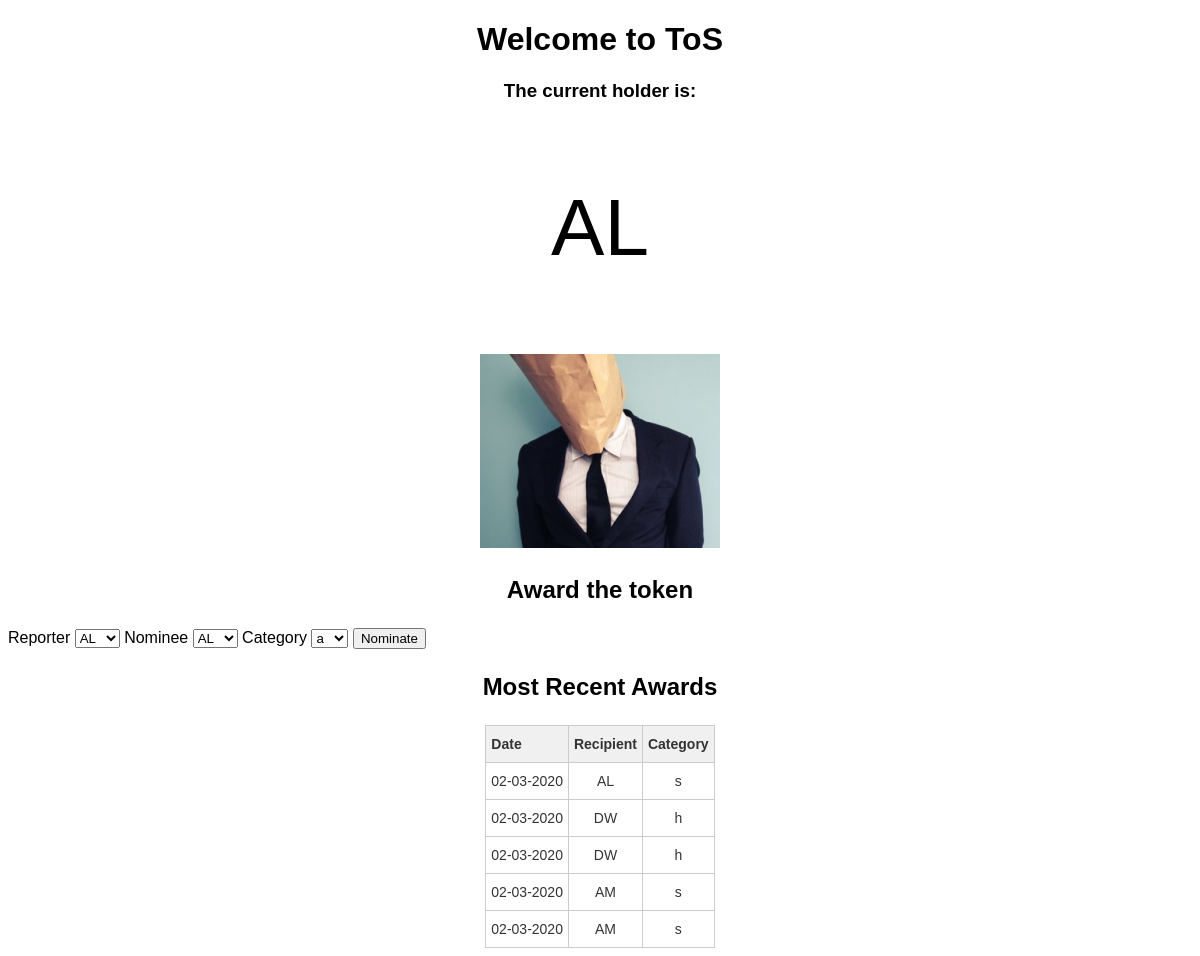
The app's page /, older data.
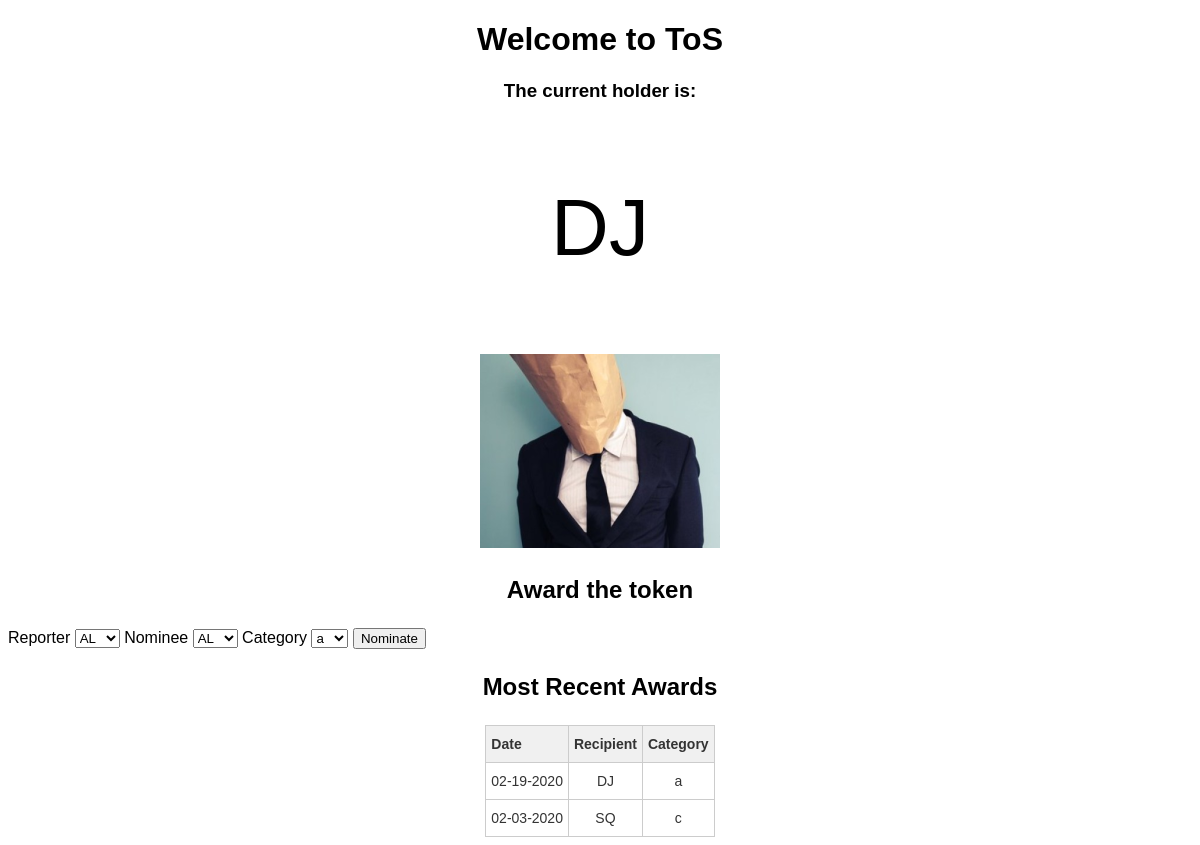
The same page, newer data.
### tables this page shows
CREATE TABLE "users"
(
	name text not null
);

CREATE TABLE events
(
	timestamp int not null
		constraint events_pk
			primary key,
	nominee int not null,
	reporter int,
	category int not null
);

CREATE TABLE categories
(
	category text not null
);

### tos.py (the view, shortened to what this page needs)
@app.route('/', methods=['GET', 'POST', ])
def root():
    db = get_db()
    cur = db.cursor()
    form = NominateForm()
    form.reporter.choices = form.nominee.choices = db_get_users(cur)
    form.category.choices = db_get_categories(cur)
    holder = db_get_holder(cur)
    events = db_get_events(cur)
    return render_template('home.html',
                           title='ToS',
                           holder=holder,
                           events=events,
                           form=form)

### forms.py
class NominateForm(FlaskForm):
    reporter = SelectField('Reporter')
    nominee = SelectField('Nominee')
    category = SelectField('Category')
    submit = SubmitField('Nominate')

### tos.py (called while the page is built)
def get_db(dbfile=None):
    db = getattr(g, '_database', None)  # ? _database exists, then get value
    if db is None:
        if dbfile is None:
            dbfile = PurePath('data/tos.sqlite')
        else:
            dbfile = PurePath(dbfile)
        db = g._database = sql.connect(str(dbfile))  # so db = a sqlite3 connection
    return db

@app.teardown_appcontext
def close_connection(exception):
    db = getattr(g, '_database', None)
    if db is not None:
        db.close()

def db_get_users(cur):
    q = "select ROWID, name from users"
    cur.execute(q)
    return cur.fetchall()

def db_get_categories(cur):
    q = "select ROWID, category from categories"
    cur.execute(q)
    return cur.fetchall()

def db_get_events(cur, limit=5):
    q = """
select events.timestamp, nominee.name, reporter.name, categories.category
from events
join users nominee on events.nominee == nominee.ROWID
join users reporter on events.reporter == reporter.ROWID
join categories on events.category == categories.ROWID
order by timestamp desc limit {}
""".format(limit)  # get all the events
    cur.execute(q)
    events = cur.fetchall()
    for i, event in enumerate(events):
        ts, nom, rep, cat = event  # extract the tuple elements
        ts = dt.fromtimestamp(ts)  # make ts human friendly
        ts = dt.strftime(ts, '%m-%d-%Y')
        events[i] = (ts, nom, rep, cat) # reconstitute the tuple & replace in events list
    return events

def db_get_holder(cur):
    q = """
select users.name
from events
join users on events.nominee = users.ROWID
where events.timestamp = (
    select max(events.timestamp)
    from events
    )"""
    cur.execute(q)
    return cur.fetchone()[0]

### templates/home.html (shortened to what this page needs)
{% extends 'base.html' %}
{% block content %}
<h1 style="text-align: center">Welcome to ToS</h1>
<p><h3 style="text-align: center">The current holder is:</h3>
<p  style="text-align: center; font-size: 60pt;">{{ holder }}</p>
<p style="text-align: center"><img src="../static/tos.png" /></p>
<p style="font-weight: bold; font-size: 18pt; text-align: center">Award the token
    <form class="form-control" method="POST" action="/" style="align">
        {{ form.reporter.label }}
        {{ form.reporter() }}
        {{ form.nominee.label }}
        {{ form.nominee() }}
        {{ form.category.label }}
        {{ form.category() }}
        {{ form.submit() }}
    </form>
</p>
<p style="font-weight: bold; font-size: 18pt; text-align: center;">Most Recent Awards</p>
<table class="tg">
    <thead>
        <tr>
            <th class="tg-1wig">Date</th>
            <th class="tg-amwm">Recipient</th>
            <th class="tg-amwm">Category</th>
        </tr>
    </thead>
    <tbody>
        {%  for event in events %}
        <tr>
            <td class="tg-0lax">{{ event[0] }}</td>
            <td class="tg-baqh">{{ event[1] }}</td>
            <td class="tg-baqh">{{ event[3] }}</td>
        </tr>
        {% endfor %}
    </tbody>
</table>
{% endblock %}

### templates/base.html (shortened to what this page needs)
{% extends 'bootstrap/base.html' %}

### templates/base.html (style rules this page uses)
body { font-family: sans-serif; }
.tg { border-collapse:collapse;border-spacing:0;border-color:#ccc; margin-left: auto; margin-right: auto }
.tg td { font-family:Arial, sans-serif;font-size:14px;padding:10px 5px;border-style:solid;border-width:1px;overflow:hidden;word-break:normal;border-color:#ccc;color:#333;background-color:#fff; }
.tg th { font-family:Arial, sans-serif;font-size:14px;font-weight:normal;padding:10px 5px;border-style:solid;border-width:1px;overflow:hidden;word-break:normal;border-color:#ccc;color:#333;background-color:#f0f0f0; }
.tg .tg-1wig { font-weight:bold;text-align:left;vertical-align:top }
.tg .tg-baqh { text-align:center;vertical-align:top }
.tg .tg-amwm { font-weight:bold;text-align:center;vertical-align:top }
.tg .tg-0lax { text-align:left;vertical-align:top }

Row changes from the older to the newer data that the page shows:
no longer on this page (row unchanged): users: name "AL"
removed events: event "02-03-2020", name "AL", category "s"
removed events: event "02-03-2020", name "DW", category "h"
removed events: event "02-03-2020", name "DW", category "h"
removed events: event "02-03-2020", name "AM", category "s"
removed events: event "02-03-2020", name "AM", category "s"
now on this page (row unchanged): users: name "DJ"
added events: event "02-19-2020", name "DJ", category "a"
added events: event "02-03-2020", name "SQ", category "c"
